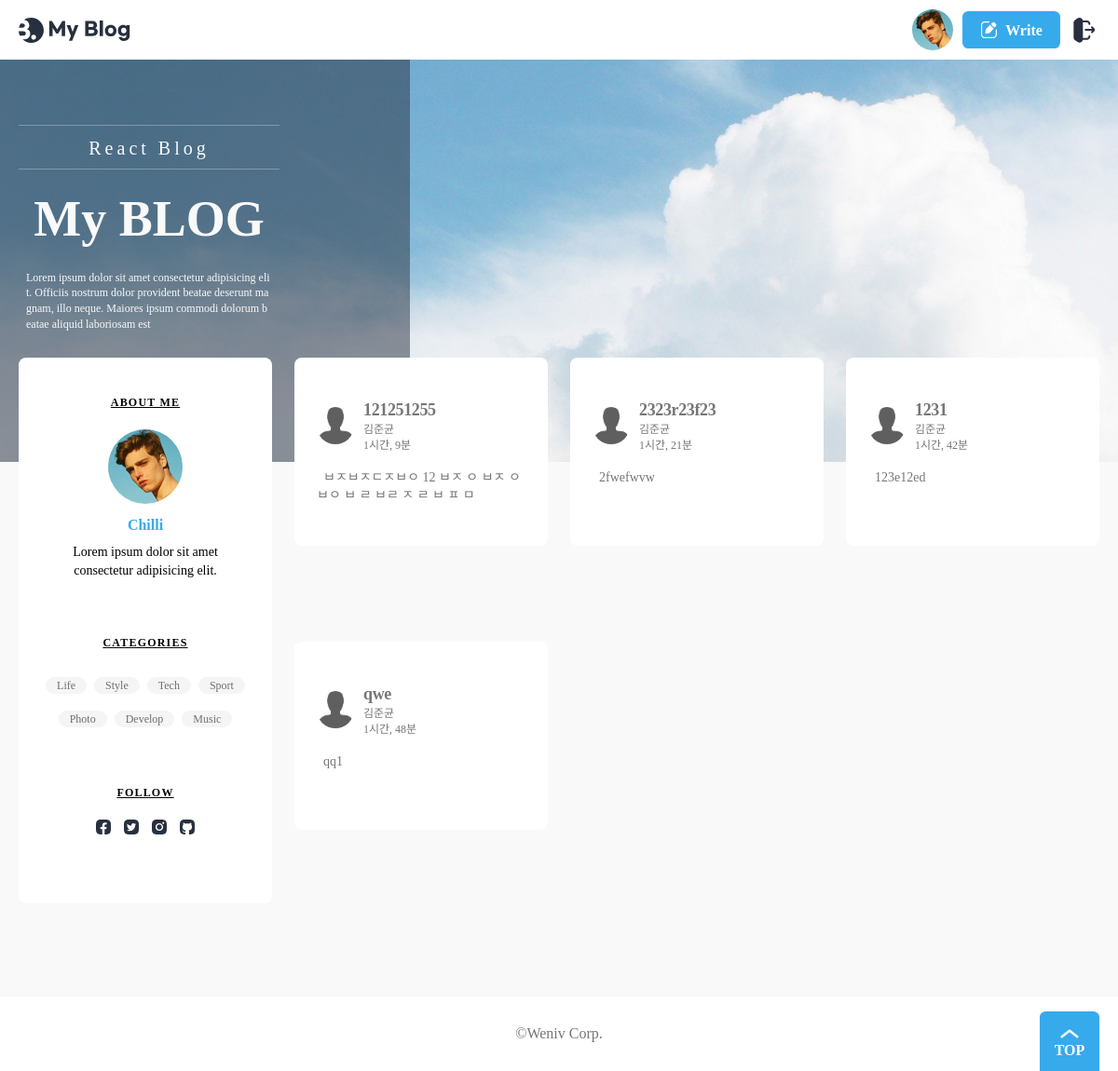
The page / on the database its author committed.
### blog/models.py (models this page shows, shortened)
class Post(models.Model):
    title = models.CharField(max_length=200)
    body = models.TextField()
    user = models.ForeignKey(Profile, on_delete=models.CASCADE)
    thumbnail = models.ForeignKey(Image,on_delete=models.SET_NULL, null=True,blank=True, related_name='post_thumbnail')
    parent_post = models.ForeignKey('self', on_delete=models.CASCADE, null=True, blank=True, related_name='child_posts')
    is_published = models.BooleanField(default=False)
    is_delete = models.BooleanField(default=False)
    created_at = models.DateTimeField(auto_now_add=True)

class Profile(models.Model):
    user = models.OneToOneField(User, on_delete=models.CASCADE)
    nickname = models.CharField(max_length=16, unique=True, blank=False,default=f'{User.last_name}{User.first_name}')
    bio = models.CharField(max_length=100, blank=True)
    profile_image = models.ForeignKey('Image', on_delete=models.SET_NULL, null=True)
    social_accounts = models.TextField(null=True)
    is_delete = models.BooleanField(default=False)
    created_at = models.DateTimeField(auto_now_add=True)

### blog/views.py (the view)
# urls.py: path('', Index.as_view(), name='index'),
class Index(View):
    def get(self, request):
        posts = [{
            'post' : post,
            'hashtag' :Hashtag.objects.filter(post=post),
            'like' :Like.objects.filter(post=post),
            'thumbnail' :Image.objects.filter(file_id=post.thumbnail),
        } for post in Post.objects.order_by('-created_at')]
        context = {
            'posts': posts,
        }
        return render(request, 'blog/index.html', context)

### blog/templates/blog/index.html (shortened to what this page needs)
{% load static %}
<!DOCTYPE html>
<html lang="ko-KR">
<head>
  <link rel="stylesheet" href="{% static 'blog/css/reset.css' %}" />
  <link rel="stylesheet" as="style" crossorigin
    href="https://cdn.jsdelivr.net/gh/orioncactus/pretendard/dist/web/static/pretendard.css" />
  <link rel="stylesheet" href="{% static 'blog/css/global.css' %}" />
  <link rel="stylesheet" href="{% static 'blog/css/header.css' %}" />
  <link rel="stylesheet" href="{% static 'blog/css/footer.css' %}" />
  <link rel="stylesheet" href="{% static 'blog/css/about.css' %}" />
  <link rel="stylesheet" href="{% static 'blog/css/button.css' %}" />
  <link rel="stylesheet" href="{% static 'blog/css/banner.css' %}" />
  <link rel="stylesheet" href="{% static 'blog/css/category.css' %}" />
  <link rel="stylesheet" href="{% static 'blog/css/author.css' %}" />
  <link rel="stylesheet" href="{% static 'blog/css/post.css' %}" />
  <link rel="stylesheet" href="{% static 'blog/css/posts.css' %}" />
  <link rel="stylesheet" href="{% static 'blog/css/main.css' %}" />
</head>
<body>
  {% include "./widget/header.html" %}
  <div class="banner">
    <div class="max-width">
      <div class="banner-contents">
        <p class="sub-text">React Blog</p>
        <p class="main-text">My BLOG</p>
        <p class="description">
          Lorem ipsum dolor sit amet consectetur adipisicing elit. Officiis nostrum dolor provident beatae deserunt
          magnam, illo neque. Maiores ipsum commodi dolorum beatae aliquid laboriosam est
        </p>
      </div>
    </div>
  </div>
  <main>
    <div class="max-width">
      <ul class="posts">
        {% for post in posts %}
        {% include './widget/post_container.html' %}
        {% endfor %}
      </ul>
      <aside class="about">
        <h2>About Me</h2>
        <img src="{% static 'blog/images/profile.jpg' %}" alt="" class="user-profile" />
        <p class="user-name">Chilli</p>
        <p class="user-description">Lorem ipsum dolor sit amet consectetur adipisicing elit.</p>
        <h3>Categories</h3>
        <ul class="categories">
          <li><a href="#">Life</a></li>
          <li><a href="#">Style</a></li>
          <li><a href="#">Tech</a></li>
          <li><a href="#">Sport</a></li>
          <li><a href="#">Photo</a></li>
          <li><a href="#">Develop</a></li>
          <li><a href="#">Music</a></li>
        </ul>
        <h3>Follow</h3>
        <ul class="sns">
          <li>
            <a href="#">
              <img src="{% static 'blog/assets/Facebook.svg' %}" alt="Facebook" />
            </a>
          </li>
          <li>
            <a href="#">
              <img src="{% static 'blog/assets/Twitter.svg' %}" alt="Twitter" />
            </a>
          </li>
          <li>
            <a href="#">
              <img src="{% static 'blog/assets/Instagram.svg' %}" alt="Instagram" />
            </a>
          </li>
          <li>
            <a href="#">
              <img src="{% static 'blog/assets/Github.svg' %}" alt="GitHub" />
            </a>
          </li>
        </ul>
      </aside>
    </div>
  </main>
  {% include "./widget/footer.html" %}
</body>
</html>

### blog/templates/blog/widget/header.html (shortened to what this page needs)
{% load static %}
<header>
  <div class="max-width">
    <h1>
      <a href="{%url 'blog:index' %}">
        <img src="{% static 'blog/assets/Logo.svg' %}" alt="My Blog" />
      </a>
    </h1>
    <ul>
      <li class="profile-img">
        <a href="#">
          <img src="{% static 'blog/assets/profile.jpg' %}" alt="My Page" />
        </a>
      </li>
      <li>
        <a href="#" class="button">
          <img src="{% static 'blog/assets/icon-modify-white.svg' %}" alt="" />
          <span>Write</span>
        </a>
      </li>
      <li>
        <a href="{% url 'social:begin' 'google-oauth2' %}">
          <img src="{% static 'blog/assets/icon-logout.svg' %}" alt="" />
        </a>
      </li>
    </ul>
  </div>
</header>

### blog/templates/blog/widget/post_container.html (shortened to what this page needs)
{% load static %}
{% load humanize %}
<li>
  <a href="{% url 'blog:detail' pk=post.post.pk %}" class="post">
    <article>
      <div class="contents-wrap">
        <dl class="author-wrap">
          {% if post.post.user.profile_image %}
          <dd class="author-container"><img src="{{post.post.user.profile_image.url}}" alt="" /></dd>
          {% else %}
          <dd class="author-container"><img src="{% static 'blog/images/unkwon_user.png' %}" alt="" /></dd>
          {% endif %}
          <dd class="author">
            <div>
              <div class="post-intro-title">{{post.post.title}}</div>
              <p>{{post.post.user.nickname}}</p>
              <p>{{post.post.created_at|timesince}}</p>
            </div>
          </dd>
        </dl>
        <p class="post-description">{{post.post.body}}</p>
      </div>
    </article>
  </a>
</li>

### blog/templates/blog/widget/footer.html
<footer>
  <div class="max-width">
    <h2>©Weniv Corp.</h2>
    <button class="top-button">TOP</button>
  </div>
</footer>

### blog/static/blog/css/global.css (style rules this page uses)
:root { --main-color: rgb(55, 170, 236); --main-rgb: 55, 171, 236; --outline-border: rgb(55, 160, 236); --red-color: rgb(243, 124, 75); --red-rgb: 243, 124, 75; --black-color: #28303f; --white-color: #fff; --gray-color: #767676; --border-color: #ddd; --gray-background-light: #f9f9f9; --gray-background: #f5f5f5; --gray-text: #6f6f6f; --border-radius: 0.4em; }
h1, a, div, p, section, article, input, textarea { box-sizing: border-box; }
a { text-decoration: none; color: inherit; }
html { font-size: 10px; }
body { font-size: 1.6rem; line-height: 1.4; }
input, button { font-size: inherit; font-family: inherit; }
button { cursor: pointer; }
a { border-radius: 0.8rem; overflow: hidden; }
img { vertical-align: bottom; }
body { background: var(--gray-background-light); }
.max-width { width: 1224px; max-width: calc(100% - 4rem); margin: 0 auto; }

### blog/static/blog/css/header.css (style rules this page uses)
header { background: var(--white-color); }
header .max-width { display: flex; align-items: center; justify-content: space-between; gap: 4rem; padding: 1rem 0; }
header h1 { font-size: 3rem; }
header h1 a { display: block; padding: 0.4rem; margin-left: -0.4rem; }
header h1 a img { display: block; }
header ul { display: flex; align-items: center; gap: 1rem; }
.profile-img a { width: 4.4rem; height: 4.4rem; display: block; border-radius: 50%; }
.profile-img img { width: 100%; height: 100%; object-fit: cover; }
header .button { text-transform: none; }

### blog/static/blog/css/footer.css (style rules this page uses)
footer { background: var(--white-color); margin-top: 10rem; }
footer .max-width { display: flex; align-items: center; justify-content: center; height: 8rem; position: relative; }
footer h2 { color: var(--gray-color); }
.top-button { position: absolute; bottom: 0; right: 0; width: 6.4rem; height: 6.4rem; padding-top: 2.2rem; border: 0; border-radius: var(--border-radius) var(--border-radius) 0 0; background: var(--main-color) url(../assets/ArrowTop.svg) no-repeat 50% 0.4rem / 4rem; color: var(--white-color); text-align: center; font-weight: bold; }

### blog/static/blog/css/about.css (style rules this page uses)
.about { flex-basis: calc((100% - 2.4rem * 3) / 4); flex-shrink: 0; align-self: flex-start; padding: 4rem 2.4rem 7rem; box-sizing: border-box; border-radius: var(--border-radius); background: var(--white-color); text-align: center; font-size: 2rem; }
.about h2, .about h3 { margin-bottom: 2rem; font-size: 1.2rem; font-weight: bold; text-transform: uppercase; text-decoration: underline; letter-spacing: 0.1em; }
.about h3 { margin-top: 6rem; }
.about .user-profile { width: 8rem; height: 8rem; object-fit: cover; border-radius: 50%; }
.about .user-name { color: var(--main-color); font-weight: bold; font-size: 1.6rem; margin: 1.2rem 0 0.8rem; }
.about .user-description { font-size: 1.4rem; padding: 0 0.4rem; }
.categories { display: flex; flex-wrap: wrap; align-items: center; justify-content: center; gap: 0.8rem; }
.categories li a { background: var(--gray-background); color: var(--gray-text); font-size: 1.2rem; border-radius: calc(var(--border-radius) * 2); padding: 0.2rem 1.2rem; }
.sns { display: flex; gap: 0.6rem; justify-content: center; margin-top: -0.4rem; }
.sns a { display: block; padding: 0.4rem; line-height: 1; }
.sns img { width: 1.6rem; display: block; }

### blog/static/blog/css/button.css (style rules this page uses)
.button { display: inline-flex; align-items: center; justify-content: center; gap: 0.8rem; height: 4rem; padding: 0.2rem 1.2em 0; border: 0; border-radius: var(--border-radius); background: var(--main-color); color: var(--white-color); text-transform: uppercase; font-weight: bold; line-height: 1; }
.button img { height: 1.2em; margin-top: -0.2rem; vertical-align: middle; }

### blog/static/blog/css/banner.css (style rules this page uses)
.banner { position: relative; background: url(../assets/background.jpg) no-repeat 50% 50% / cover; height: 27em; margin-bottom: -7em; }
.banner-contents { width: 28rem; padding: 7rem 0 14.5rem; text-align: center; color: var(--gray-background-light); }
.banner-contents::before { content: ""; display: block; position: absolute; top: 0; left: 0; width: calc((100% - 1224px) / 2 + 44rem); height: 100%; background: rgba(40, 48, 63, 0.5); }
.banner-contents > * { position: relative; }
.banner-contents .sub-text { border: 1px solid rgba(249, 249, 249, 0.3); border-width: 1px 0; padding: 1rem 0 0.8rem; font-size: 2rem; letter-spacing: 0.2em; }
.banner .main-text { font-weight: bold; font-size: 5.4rem; margin: 1.6rem 0; }
.description { font-size: 1.2rem; text-align: left; word-break: break-all; padding: 0 0.8rem; }
@media (max-width: 1280px) { .banner-contents::before { width: 44rem; } }

### blog/static/blog/css/posts.css (style rules this page uses)
.posts { display: grid; grid-template-columns: repeat(3, 1fr); gap: 2.4rem; }

### rows shown on the page
Post: post "121251255", post.user.nickname "김준균", post.created_at "1시간, 9분", post.body "ㅂㅈㅂㅈㄷㅈㅂㅇ 12 ㅂㅈ ㅇ ㅂㅈ ㅇ ㅂㅇ ㅂ ㄹ ㅂㄹ ㅈ ㄹ ㅂ ㅍ ㅁ"
Post: post "2323r23f23", post.user.nickname "김준균", post.created_at "1시간, 21분", post.body "2fwefwvw"
Post: post "1231", post.user.nickname "김준균", post.created_at "1시간, 42분", post.body "123e12ed"
Post: post "qwe", post.user.nickname "김준균", post.created_at "1시간, 48분", post.body "qq1"
